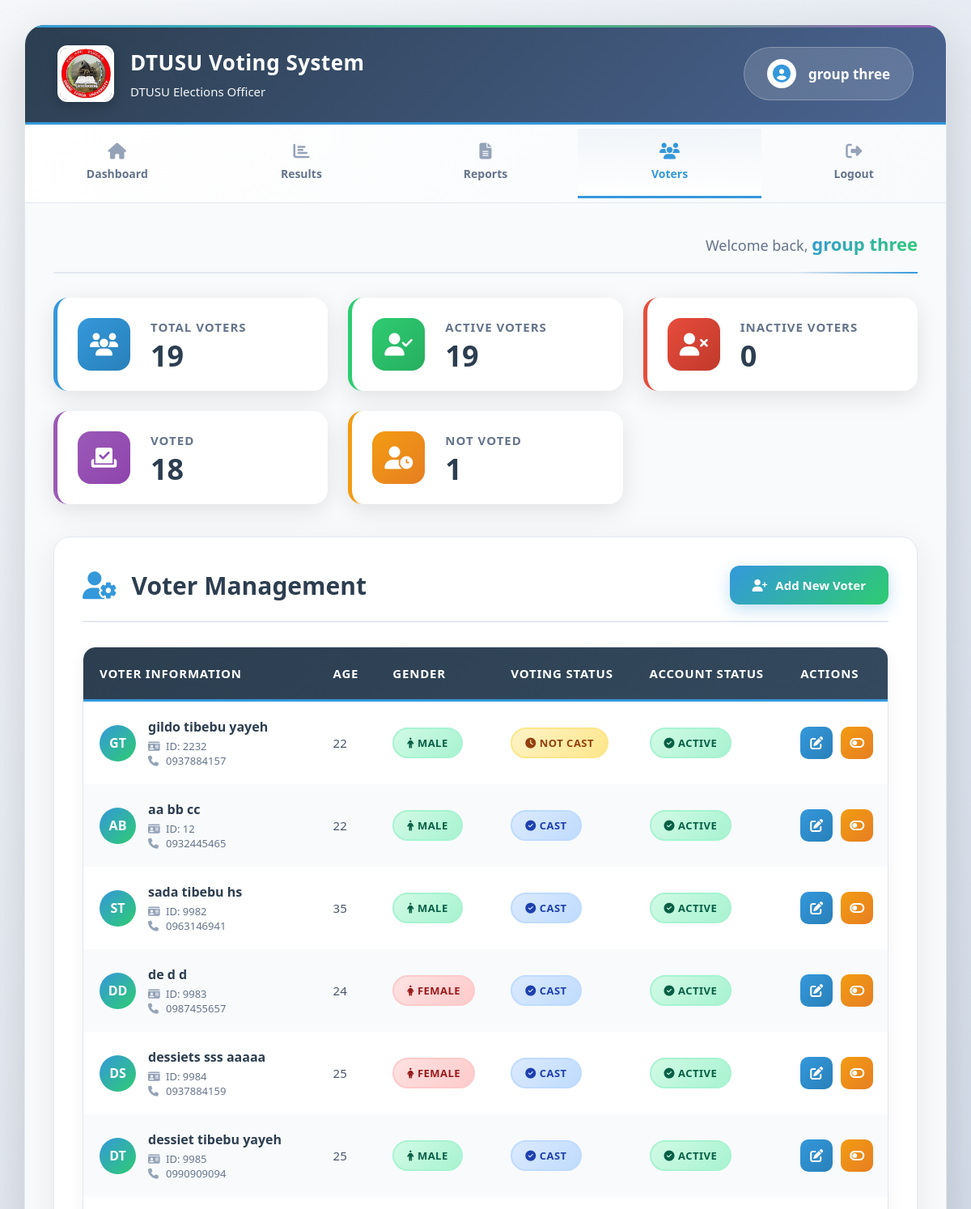
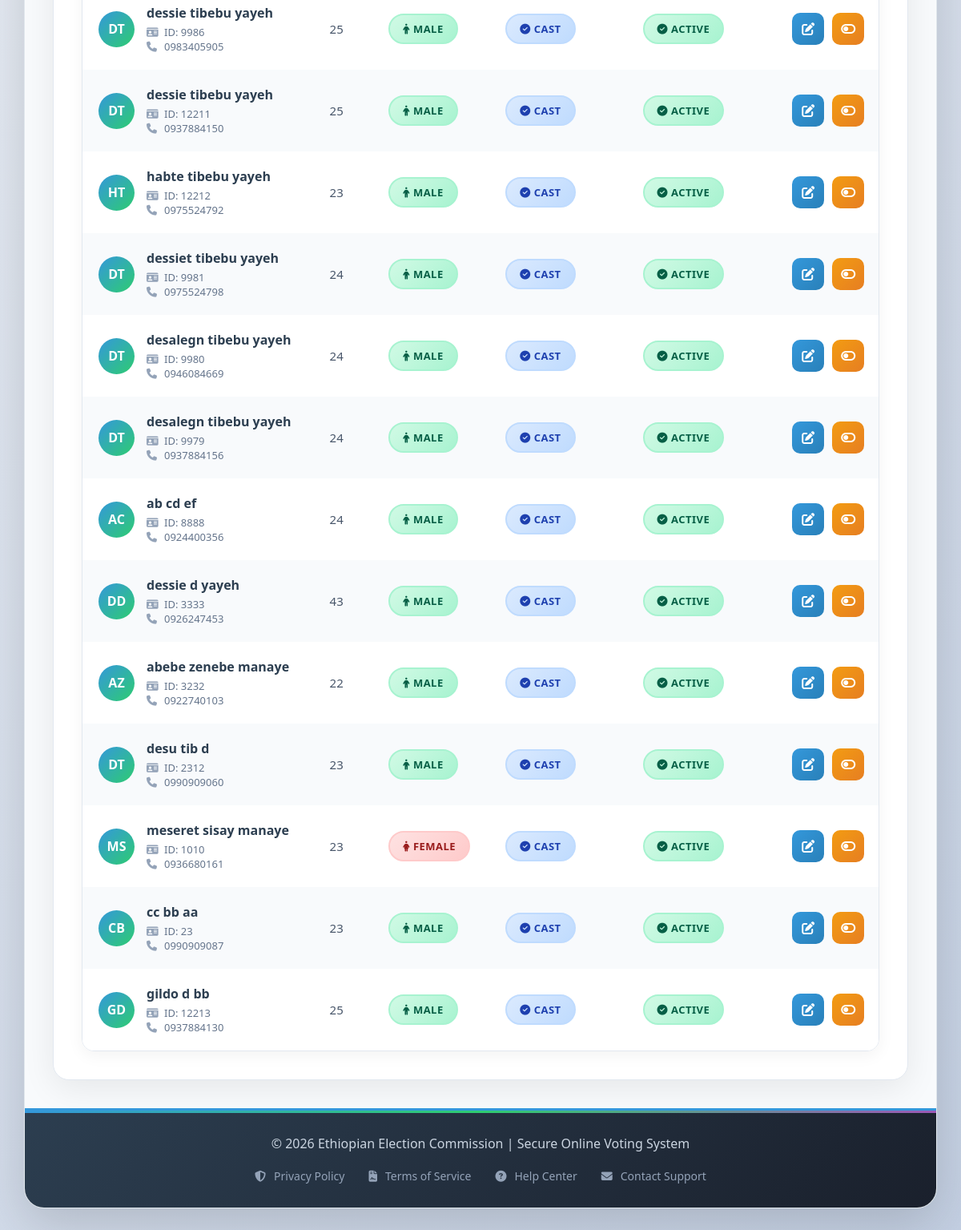
Screenshot of /reg_voter.php (signed in) with the database file from the repository (2 pictures, top to bottom).
### tables this page shows
CREATE TABLE `user` (
  `fname` varchar(25) NOT NULL,
  `mname` varchar(25) NOT NULL,
  `lname` varchar(25) NOT NULL,
  `u_id` varchar(15) NOT NULL,
  `sex` varchar(10) NOT NULL,
  `age` varchar(25) NOT NULL,
  `phone` varchar(15) NOT NULL,
  `email` varchar(30) NOT NULL,
  `role` enum('admin','officer','department','discipline_committee','candidate') NOT NULL,
  `username` varchar(25) NOT NULL,
  `password` varchar(255) NOT NULL,
  `status` int(1) NOT NULL,
  `station` varchar(25) NOT NULL,
  `login_attempts` int(11) NOT NULL DEFAULT 0,
  `last_attempt` datetime DEFAULT NULL
);

CREATE TABLE `voter` (
  `vid` int(11) NOT NULL,
  `u_id` varchar(30) NOT NULL,
  `fname` varchar(25) NOT NULL,
  `mname` varchar(25) NOT NULL,
  `lname` varchar(25) NOT NULL,
  `age` int(10) NOT NULL,
  `sex` varchar(8) NOT NULL,
  `year` varchar(50) NOT NULL,
  `department` varchar(100) NOT NULL,
  `phone` varchar(12) NOT NULL,
  `email` varchar(25) NOT NULL,
  `username` varchar(255) NOT NULL,
  `password` varchar(255) NOT NULL,
  `status` varchar(25) NOT NULL,
  `is_active` tinyint(1) NOT NULL DEFAULT 1
);

### reg_voter.php (the view, shortened to what this page needs)
<?php
include("connection.php");
    ?>
    <?php
$user_id = $_SESSION['u_id'];
$stmt = $conn->prepare("SELECT fname, mname FROM user WHERE u_id = ?");
$stmt->bind_param("s", $user_id);
$stmt->execute();
$result = $stmt->get_result();
$row = $result->fetch_assoc();
$FirstName = htmlspecialchars($row['fname']);
$middleName = htmlspecialchars($row['mname']);
$total_voters = $conn->query("SELECT COUNT(*) as count FROM voter")->fetch_assoc()['count'];
$active_voters = $conn->query("SELECT COUNT(*) as count FROM voter WHERE is_active = 1")->fetch_assoc()['count'];
$inactive_voters = $conn->query("SELECT COUNT(*) as count FROM voter WHERE is_active = 0")->fetch_assoc()['count'];
$voted_voters = $conn->query("SELECT COUNT(*) as count FROM voter WHERE status = 1")->fetch_assoc()['count'];
$not_voted_voters = $conn->query("SELECT COUNT(*) as count FROM voter WHERE status = 0")->fetch_assoc()['count'];
$result = $conn->query("SELECT vid, fname, mname, lname, sex, age, status, is_active, phone, email FROM voter ORDER BY is_active DESC, status ASC");
$count = $result->num_rows;
?>
<!DOCTYPE html>
<html lang="en">
<head>
    <link rel="stylesheet" href="https://cdnjs.cloudflare.com/ajax/libs/font-awesome/6.4.0/css/all.min.css">
</head>
<body>
    <div class="container">
        <header class="header">
            <div class="logo-section">
                <img src="img/logo.jpg" alt="System Logo" class="logo-img">
                <div class="header-text">
                     <h1> DTUSU Voting System</h1>
                    <p>  DTUSU Elections Officer  </p>
                </div>
            </div>
            <div class="user-info">
                <i class="fas fa-user-circle"></i>
                <span><?php echo "$FirstName $middleName"; ?></span>
            </div>
        </header>
        <nav class="navbar">
            <ul class="nav-menu">
                <li class="nav-item">
                    <a href="e_officer.php" class="nav-link">
                        <i class="fas fa-home"></i>
                        <span>Dashboard</span>
                    </a>
                </li>
                <li class="nav-item">
                    <a href="o_result.php" class="nav-link">
                        <i class="fas fa-chart-bar"></i>
                        <span>Results</span>
                    </a>
                </li>
                <li class="nav-item">
                    <a href="o_generate.php" class="nav-link">
                        <i class="fas fa-file-alt"></i>
                        <span>Reports</span>
                    </a>
                </li>
                <li class="nav-item">
                    <a href="reg_voter.php" class="nav-link active">
                        <i class="fas fa-users"></i>
                        <span>Voters</span>
                    </a>
                </li>
                <li class="nav-item">
                    <a href="logout.php" class="nav-link">
                        <i class="fas fa-sign-out-alt"></i>
                        <span>Logout</span>
                    </a>
                </li>
            </ul>
        </nav>
        <div class="main-content">
            <div class="welcome-section">
                <p class="welcome-text">
                    Welcome back, <strong><?php echo "$FirstName $middleName"; ?></strong>
                </p>
            </div>
            <div class="stats-container">
                <div class="stat-card total">
                    <div class="stat-icon">
                        <i class="fas fa-users"></i>
                    </div>
                    <div class="stat-info">
                        <h3>Total Voters</h3>
                        <div class="stat-number"><?php echo $total_voters; ?></div>
                    </div>
                </div>
                <div class="stat-card active">
                    <div class="stat-icon">
                        <i class="fas fa-user-check"></i>
                    </div>
                    <div class="stat-info">
                        <h3>Active Voters</h3>
                        <div class="stat-number"><?php echo $active_voters; ?></div>
                    </div>
                </div>
                <div class="stat-card inactive">
                    <div class="stat-icon">
                        <i class="fas fa-user-times"></i>
                    </div>
                    <div class="stat-info">
                        <h3>Inactive Voters</h3>
                        <div class="stat-number"><?php echo $inactive_voters; ?></div>
                    </div>
                </div>
                <div class="stat-card voted">
                    <div class="stat-icon">
                        <i class="fas fa-vote-yea"></i>
                    </div>
                    <div class="stat-info">
                        <h3>Voted</h3>
                        <div class="stat-number"><?php echo $voted_voters; ?></div>
                    </div>
                </div>
                <div class="stat-card not-voted">
                    <div class="stat-icon">
                        <i class="fas fa-user-clock"></i>
                    </div>
                    <div class="stat-info">
                        <h3>Not Voted</h3>
                        <div class="stat-number"><?php echo $not_voted_voters; ?></div>
                    </div>
                </div>
            </div>
            <div class="management-section">
                <div class="section-header">
                    <h2>
                        <i class="fas fa-user-cog"></i>
                        Voter Management
                    </h2>
                    <div class="header-actions">
                        <a href="add_voter.php" class="header-btn add-btn">
                            <i class="fas fa-user-plus"></i>
                            Add New Voter
                        </a>
                    </div>
                </div>
                <?php if ($count > 0): ?>
                    <div class="table-container">
                        <table class="voters-table">
                            <thead>
                                <tr>
                                    <th>Voter Information</th>
                                    <th>Age</th>
                                    <th>Gender</th>
                                    <th>Voting Status</th>
                                    <th>Account Status</th>
                                    <th>Actions</th>
                                </tr>
                            </thead>
                            <tbody>
                                <?php while ($row = $result->fetch_assoc()):
                                    $ctrl = urlencode($row['vid']);
                                    $fname = htmlspecialchars($row['fname']);
                                    $mname = htmlspecialchars($row['mname']);
                                    $lname = htmlspecialchars($row['lname']);
                                    $sex = htmlspecialchars($row['sex']);
                                    $age = htmlspecialchars($row['age']);
                                    $status = $row['status'];
                                    $isActive = $row['is_active'];
                                    $phone = htmlspecialchars($row['phone']);
                                    $initials = strtoupper(substr($fname, 0, 1) . substr($mname, 0, 1));
                                    $votingStatusClass = $status == 1 ? 'status-cast' : 'status-not-cast';
                                    $votingStatusText = $status == 1 ? 'Cast' : 'Not Cast';
                                    $accountStatusClass = $isActive == 1 ? 'status-active' : 'status-inactive';
                                    $accountStatusText = $isActive == 1 ? 'Active' : 'Inactive';
                                    $toggleAction = $isActive == 1 ? 'deactivate' : 'activate';
                                    $toggleIcon = $isActive == 1 ? 'fa-toggle-off' : 'fa-toggle-on';
                                    $toggleTooltip = $isActive == 1 ? 'Deactivate Account' : 'Activate Account';
                                ?>
                                <tr>
                                    <td>
                                        <div class="voter-info">
                                            <div class="voter-avatar"><?php echo $initials; ?></div>
                                            <div class="voter-details">
                                                <h4><?php echo "$fname $mname $lname"; ?></h4>
                                                <p>
                                                    <i class="fas fa-id-card"></i>
                                                    <span>ID: <?php echo htmlspecialchars($row['vid']); ?></span>
                                                </p>
                                                <p>
                                                    <i class="fas fa-phone"></i>
                                                    <span><?php echo $phone; ?></span>
                                                </p>
                                            </div>
                                        </div>
                                    </td>
                                    <td><?php echo $age; ?></td>
                                    <td>
                                        <span class="status-badge <?php echo $sex == 'male' ? 'status-active' : 'status-inactive'; ?>">
                                            <i class="fas fa-<?php echo $sex == 'male' ? 'male' : 'female'; ?>"></i>
                                            <?php echo ucfirst($sex); ?>
                                        </span>
                                    </td>
                                    <td>
                                        <span class="status-badge <?php echo $votingStatusClass; ?>">
                                            <i class="fas fa-<?php echo $status == 1 ? 'check-circle' : 'clock'; ?>"></i>
                                            <?php echo $votingStatusText; ?>
                                        </span>
                                    </td>
                                    <td>
                                        <span class="status-badge <?php echo $accountStatusClass; ?>">
                                            <i class="fas fa-<?php echo $isActive == 1 ? 'check-circle' : 'times-circle'; ?>"></i>
                                            <?php echo $accountStatusText; ?>
                                        </span>
                                    </td>
                                    <td>
                                        <div class="action-buttons">
                                            <a href="edit_voter.php?key=<?php echo $ctrl; ?>"
                                               class="action-btn edit"
                                               title="Edit Voter">
                                                <i class="fas fa-edit"></i>
                                            </a>
                                            <a href="toggle_voter_status.php?key=<?php echo $ctrl; ?>&action=<?php echo $toggleAction; ?>"
                                               class="action-btn toggle"
                                               onclick="return confirmAction('<?php echo ucfirst($toggleAction); ?>', '<?php echo "$fname $mname"; ?>')"
                                               title="<?php echo $toggleTooltip; ?>">
                                                <i class="fas <?php echo $toggleIcon; ?>"></i>
                                            </a>
                                        </div>
                                    </td>
                                </tr>
                                <?php endwhile; ?>
                            </tbody>
                        </table>
                    </div>
                <?php endif; ?>
            </div>
        </div>
        <footer class="footer">
            <p class="footer-text">
                &copy; <?php echo date("Y"); ?> Ethiopian Election Commission | Secure Online Voting System
            </p>
            <div class="footer-links">
                <a href="#" class="footer-link">
                    <i class="fas fa-shield-alt"></i>
                    <span>Privacy Policy</span>
                </a>
                <a href="#" class="footer-link">
                    <i class="fas fa-file-contract"></i>
                    <span>Terms of Service</span>
                </a>
                <a href="#" class="footer-link">
                    <i class="fas fa-question-circle"></i>
                    <span>Help Center</span>
                </a>
                <a href="#" class="footer-link">
                    <i class="fas fa-envelope"></i>
                    <span>Contact Support</span>
                </a>
            </div>
        </footer>
    </div>
</body>
</html>

### rows the page displays
user: fname "group", mname "three"
voter: initials "GT", fname "gildo", mname "tibebu", lname "yayeh", vid "2232", phone "0937884157", age "22", sex "MALE", status "NOT CAST", is_active "ACTIVE"
voter: initials "AB", fname "aa", mname "bb", lname "cc", vid "12", phone "0932445465", age "22", sex "MALE", status "CAST", is_active "ACTIVE"
voter: initials "ST", fname "sada", mname "tibebu", lname "hs", vid "9982", phone "0963146941", age "35", sex "MALE", status "CAST", is_active "ACTIVE"
voter: initials "DD", fname "de", mname "d", lname "d", vid "9983", phone "0987455657", age "24", sex "FEMALE", status "CAST", is_active "ACTIVE"
voter: initials "DS", fname "dessiets", mname "sss", lname "aaaaa", vid "9984", phone "0937884159", age "25", sex "FEMALE", status "CAST", is_active "ACTIVE"
voter: initials "DT", fname "dessiet", mname "tibebu", lname "yayeh", vid "9985", phone "0990909094", age "25", sex "MALE", status "CAST", is_active "ACTIVE"
voter: initials "DT", fname "dessie", mname "tibebu", lname "yayeh", vid "9986", phone "0983405905", age "25", sex "MALE", status "CAST", is_active "ACTIVE"
voter: initials "DT", fname "dessie", mname "tibebu", lname "yayeh", vid "12211", phone "0937884150", age "25", sex "MALE", status "CAST", is_active "ACTIVE"
voter: initials "HT", fname "habte", mname "tibebu", lname "yayeh", vid "12212", phone "0975524792", age "23", sex "MALE", status "CAST", is_active "ACTIVE"
voter: initials "DT", fname "dessiet", mname "tibebu", lname "yayeh", vid "9981", phone "0975524798", age "24", sex "MALE", status "CAST", is_active "ACTIVE"
voter: initials "DT", fname "desalegn", mname "tibebu", lname "yayeh", vid "9980", phone "0946084669", age "24", sex "MALE", status "CAST", is_active "ACTIVE"
voter: initials "DT", fname "desalegn", mname "tibebu", lname "yayeh", vid "9979", phone "0937884156", age "24", sex "MALE", status "CAST", is_active "ACTIVE"
voter: initials "AC", fname "ab", mname "cd", lname "ef", vid "8888", phone "0924400356", age "24", sex "MALE", status "CAST", is_active "ACTIVE"
voter: initials "DD", fname "dessie", mname "d", lname "yayeh", vid "3333", phone "0926247453", age "43", sex "MALE", status "CAST", is_active "ACTIVE"
voter: initials "AZ", fname "abebe", mname "zenebe", lname "manaye", vid "3232", phone "0922740103", age "22", sex "MALE", status "CAST", is_active "ACTIVE"
voter: initials "DT", fname "desu", mname "tib", lname "d", vid "2312", phone "0990909060", age "23", sex "MALE", status "CAST", is_active "ACTIVE"
voter: initials "MS", fname "meseret", mname "sisay", lname "manaye", vid "1010", phone "0936680161", age "23", sex "FEMALE", status "CAST", is_active "ACTIVE"
voter: initials "CB", fname "cc", mname "bb", lname "aa", vid "23", phone "0990909087", age "23", sex "MALE", status "CAST", is_active "ACTIVE"
voter: initials "GD", fname "gildo", mname "d", lname "bb", vid "12213", phone "0937884130", age "25", sex "MALE", status "CAST", is_active "ACTIVE"

### other values shown
$total_voters "19"
$active_voters "19"
$inactive_voters "0"
$voted_voters "18"
$not_voted_voters "1"
